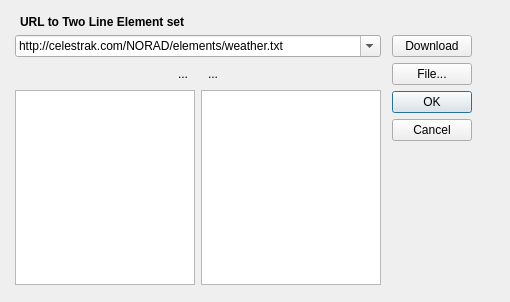
<?xml version="1.0" encoding="UTF-8"?>
<ui version="4.0">
 <class>tledialog</class>
 <widget class="QDialog" name="tledialog">
  <property name="windowModality">
   <enum>Qt::WindowModal</enum>
  </property>
  <property name="geometry">
   <rect>
    <x>0</x>
    <y>0</y>
    <width>510</width>
    <height>302</height>
   </rect>
  </property>
  <property name="sizePolicy">
   <sizepolicy hsizetype="Expanding" vsizetype="Expanding">
    <horstretch>0</horstretch>
    <verstretch>0</verstretch>
   </sizepolicy>
  </property>
  <property name="minimumSize">
   <size>
    <width>510</width>
    <height>300</height>
   </size>
  </property>
  <property name="windowTitle">
   <string>TLE Update</string>
  </property>
  <property name="modal">
   <bool>true</bool>
  </property>
  <widget class="QWidget" name="layoutWidget">
   <property name="geometry">
    <rect>
     <x>10</x>
     <y>10</y>
     <width>472</width>
     <height>280</height>
    </rect>
   </property>
   <layout class="QGridLayout" name="gridLayout_2">
    <property name="leftMargin">
     <number>5</number>
    </property>
    <property name="topMargin">
     <number>5</number>
    </property>
    <property name="rightMargin">
     <number>10</number>
    </property>
    <property name="bottomMargin">
     <number>5</number>
    </property>
    <item row="0" column="0">
     <widget class="QLabel" name="label">
      <property name="font">
       <font>
        <weight>75</weight>
        <bold>true</bold>
       </font>
      </property>
      <property name="text">
       <string>URL to Two Line Element set</string>
      </property>
      <property name="indent">
       <number>5</number>
      </property>
     </widget>
    </item>
    <item row="1" column="0">
     <layout class="QGridLayout" name="gridLayout">
      <item row="0" column="0" colspan="4">
       <widget class="QComboBox" name="urlCb">
        <property name="sizePolicy">
         <sizepolicy hsizetype="Expanding" vsizetype="Fixed">
          <horstretch>0</horstretch>
          <verstretch>0</verstretch>
         </sizepolicy>
        </property>
        <property name="editable">
         <bool>true</bool>
        </property>
        <property name="currentIndex">
         <number>0</number>
        </property>
        <item>
         <property name="text">
          <string>http://celestrak.com/NORAD/elements/weather.txt</string>
         </property>
        </item>
        <item>
         <property name="text">
          <string>http://celestrak.com/NORAD/elements/noaa.txt</string>
         </property>
        </item>
        <item>
         <property name="text">
          <string>http://celestrak.com/NORAD/elements/tdrss.txt</string>
         </property>
        </item>
        <item>
         <property name="text">
          <string>http://celestrak.com/NORAD/elements/tle-new.txt</string>
         </property>
        </item>
        <item>
         <property name="text">
          <string>http://celestrak.com/NORAD/elements/stations.txt</string>
         </property>
        </item>
        <item>
         <property name="text">
          <string>http://www.amsat.org/amsat/ftp/keps/current/nasa.all</string>
         </property>
        </item>
        <item>
         <property name="text">
          <string>http://celestrak.com/NORAD/elements/amateur.txt</string>
         </property>
        </item>
       </widget>
      </item>
      <item row="1" column="1">
       <widget class="QToolButton" name="addButton">
        <property name="whatsThis">
         <string>Add to update satellite list</string>
        </property>
        <property name="text">
         <string>...</string>
        </property>
        <property name="icon">
         <iconset resource="../../application.qrc">
          <normaloff>:/root/images/edit_add.png</normaloff>:/root/images/edit_add.png</iconset>
        </property>
        <property name="autoRaise">
         <bool>true</bool>
        </property>
       </widget>
      </item>
      <item row="1" column="2">
       <widget class="QToolButton" name="delButton">
        <property name="whatsThis">
         <string>Remove from satellite update list</string>
        </property>
        <property name="text">
         <string>...</string>
        </property>
        <property name="icon">
         <iconset resource="../../application.qrc">
          <normaloff>:/root/images/edit_remove.png</normaloff>:/root/images/edit_remove.png</iconset>
        </property>
        <property name="autoRaise">
         <bool>true</bool>
        </property>
       </widget>
      </item>
      <item row="1" column="3">
       <spacer name="horizontalSpacer_2">
        <property name="orientation">
         <enum>Qt::Horizontal</enum>
        </property>
        <property name="sizeHint" stdset="0">
         <size>
          <width>40</width>
          <height>20</height>
         </size>
        </property>
       </spacer>
      </item>
      <item row="1" column="0">
       <spacer name="horizontalSpacer">
        <property name="orientation">
         <enum>Qt::Horizontal</enum>
        </property>
        <property name="sizeHint" stdset="0">
         <size>
          <width>40</width>
          <height>20</height>
         </size>
        </property>
       </spacer>
      </item>
     </layout>
    </item>
    <item row="1" column="1" rowspan="2">
     <layout class="QVBoxLayout" name="verticalLayout_2">
      <property name="leftMargin">
       <number>5</number>
      </property>
      <item>
       <layout class="QVBoxLayout" name="verticalLayout">
        <property name="sizeConstraint">
         <enum>QLayout::SetFixedSize</enum>
        </property>
        <item>
         <widget class="QPushButton" name="downloadBtn">
          <property name="whatsThis">
           <string>Download TLE data from URL</string>
          </property>
          <property name="text">
           <string>Download</string>
          </property>
         </widget>
        </item>
        <item>
         <widget class="QPushButton" name="fileBtn">
          <property name="sizePolicy">
           <sizepolicy hsizetype="Preferred" vsizetype="Fixed">
            <horstretch>0</horstretch>
            <verstretch>0</verstretch>
           </sizepolicy>
          </property>
          <property name="whatsThis">
           <string>Update TLE data from file</string>
          </property>
          <property name="text">
           <string>File...</string>
          </property>
         </widget>
        </item>
       </layout>
      </item>
      <item>
       <widget class="QDialogButtonBox" name="buttonBox">
        <property name="orientation">
         <enum>Qt::Vertical</enum>
        </property>
        <property name="standardButtons">
         <set>QDialogButtonBox::Cancel|QDialogButtonBox::Ok</set>
        </property>
       </widget>
      </item>
     </layout>
    </item>
    <item row="2" column="0">
     <layout class="QHBoxLayout" name="horizontalLayout">
      <item>
       <widget class="QListWidget" name="downloadList">
        <property name="sizePolicy">
         <sizepolicy hsizetype="Expanding" vsizetype="Expanding">
          <horstretch>0</horstretch>
          <verstretch>0</verstretch>
         </sizepolicy>
        </property>
        <property name="minimumSize">
         <size>
          <width>170</width>
          <height>0</height>
         </size>
        </property>
        <property name="maximumSize">
         <size>
          <width>16777215</width>
          <height>16777215</height>
         </size>
        </property>
        <property name="whatsThis">
         <string>Downloaded satellites</string>
        </property>
        <property name="editTriggers">
         <set>QAbstractItemView::NoEditTriggers</set>
        </property>
        <property name="dragEnabled">
         <bool>true</bool>
        </property>
        <property name="selectionMode">
         <enum>QAbstractItemView::ExtendedSelection</enum>
        </property>
        <property name="sortingEnabled">
         <bool>true</bool>
        </property>
       </widget>
      </item>
      <item>
       <widget class="QListWidget" name="updateList">
        <property name="sizePolicy">
         <sizepolicy hsizetype="Expanding" vsizetype="Expanding">
          <horstretch>0</horstretch>
          <verstretch>0</verstretch>
         </sizepolicy>
        </property>
        <property name="minimumSize">
         <size>
          <width>170</width>
          <height>0</height>
         </size>
        </property>
        <property name="maximumSize">
         <size>
          <width>16777215</width>
          <height>16777215</height>
         </size>
        </property>
        <property name="whatsThis">
         <string>Satellites to be updated</string>
        </property>
        <property name="editTriggers">
         <set>QAbstractItemView::NoEditTriggers</set>
        </property>
        <property name="dragDropOverwriteMode">
         <bool>false</bool>
        </property>
        <property name="dragDropMode">
         <enum>QAbstractItemView::DropOnly</enum>
        </property>
        <property name="selectionMode">
         <enum>QAbstractItemView::ExtendedSelection</enum>
        </property>
        <property name="sortingEnabled">
         <bool>true</bool>
        </property>
       </widget>
      </item>
     </layout>
    </item>
   </layout>
  </widget>
 </widget>
 <tabstops>
  <tabstop>urlCb</tabstop>
  <tabstop>downloadBtn</tabstop>
  <tabstop>addButton</tabstop>
  <tabstop>delButton</tabstop>
  <tabstop>downloadList</tabstop>
  <tabstop>updateList</tabstop>
  <tabstop>fileBtn</tabstop>
  <tabstop>buttonBox</tabstop>
 </tabstops>
 <resources>
  <include location="../../application.qrc"/>
 </resources>
 <connections>
  <connection>
   <sender>buttonBox</sender>
   <signal>accepted()</signal>
   <receiver>tledialog</receiver>
   <slot>accept()</slot>
   <hints>
    <hint type="sourcelabel">
     <x>248</x>
     <y>254</y>
    </hint>
    <hint type="destinationlabel">
     <x>157</x>
     <y>274</y>
    </hint>
   </hints>
  </connection>
  <connection>
   <sender>buttonBox</sender>
   <signal>rejected()</signal>
   <receiver>tledialog</receiver>
   <slot>reject()</slot>
   <hints>
    <hint type="sourcelabel">
     <x>316</x>
     <y>260</y>
    </hint>
    <hint type="destinationlabel">
     <x>286</x>
     <y>274</y>
    </hint>
   </hints>
  </connection>
 </connections>
</ui>
